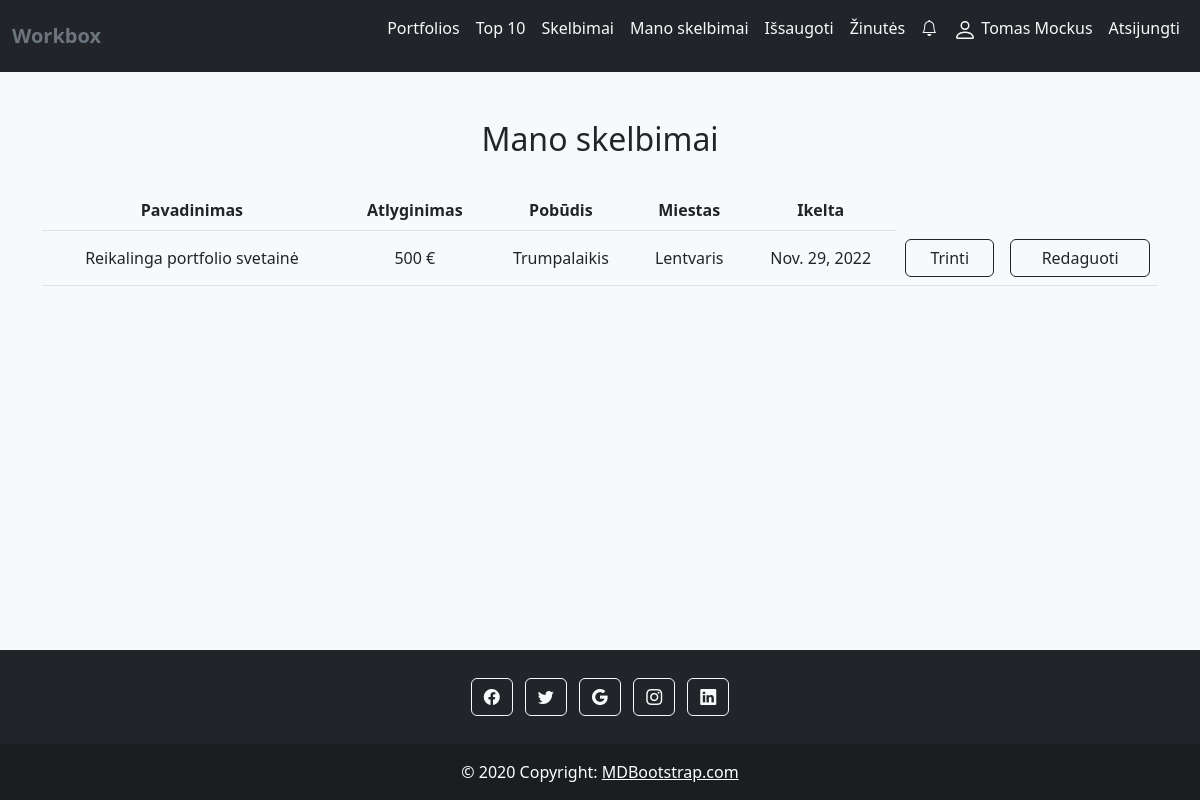
Page /manoskelbimai/6 (signed in) on the committed database.
### core/models.py (models this page shows, shortened)
class Profile(models.Model):
    user=models.OneToOneField(User, on_delete=models.CASCADE)
    name = models.CharField("Name",max_length=100,null=True, blank=True)
    surname = models.CharField("Surname",max_length=100,null=True, blank=True)
    forget_password_token = models.CharField(max_length=100, blank=True, null=True)
    about = models.TextField("About", max_length=1000, null=True, blank=True)
    profile_img = models.ImageField("Profile image",upload_to='profile_images', default='blank-profile-photo.jpeg')
    location = models.CharField("Location",max_length=100,null=True, blank=True)
    favorites_port = models.ManyToManyField("Portfolio", blank=True)
    favorites_skelb = models.ManyToManyField("Skelbimas", blank=True)

class Skelbimas(models.Model):
    logo = models.ImageField("Logo", default='no-image.png', upload_to='skelbimai', blank=True)
    name = models.CharField("Name",max_length=100, null=True,blank=True)
    about = models.CharField("About",max_length=1000,null=True, blank=True)
    upload_date = models.DateField("Upload date",null=True,auto_now=True)
    area = models.CharField("Area",max_length=100, null=True, blank=True)
    user_id = models.ForeignKey("Profile", on_delete=models.CASCADE)
    type = models.CharField("Type",max_length=100,null=True, blank=True)
    salary = models.IntegerField("Salary",null=True, blank=True)
    email = models.CharField("Email",max_length=100,null=True, blank=True)
    location = models.CharField("Location", max_length=100, null=True, blank=True)

### core/views.py (the view)
# urls.py: path('manoskelbimai/<str:pk>', views.manoskelbimai, name='manoskelbimai'),
@login_required(login_url="signin")
def manoskelbimai(request, pk):
    user_object = User.objects.get(id=pk)
    user_profile = Profile.objects.get(user=user_object)
    user_skelbimai = Skelbimas.objects.filter(user_id=user_profile.id)
    context = {
        'user_object': user_object,
        'user_profile': user_profile,
        'user_skelbimai': user_skelbimai,
    }
    return render(request, 'manoskelbimai.html', context)

### core/views.py (called while the page is built)
def inbox_notifications(request):
    directs_count = 0
    if request.user.is_authenticated:
        directs_count = Message.objects.filter(user=request.user, is_read=False).count()
    return {'directs_count': directs_count}

def count_notifications(request):
    count_notifications = 0
    if request.user.is_authenticated:
        count_notifications = Notification.objects.filter(user=request.user, is_seen=False).count()
    return {'count_notifications': count_notifications}

### templates/manoskelbimai.html (shortened to what this page needs)
{% extends 'base.html' %}
{% block content %}
{%load static%}
<div class="container my-5 text-center">
    <h2>Mano skelbimai</h2>
    <br>
    <table class="table table-hover">
        <tr>
            <th>Pavadinimas</th>
            <th>Atlyginimas</th>
            <th>Pobūdis</th>
            <th>Miestas</th>
            <th>Ikelta</th>
        </tr>
        {% for skelb in user_skelbimai.all%}
        <tr data-href="{% url 'skelbimas' skelb.id %}">
            <td>{{skelb.name}}</td>
            <td>{{skelb.salary}} €</td>
            <td>{{skelb.type}}</td>
            <td>{{skelb.location}}</td>
            <td>{{skelb.upload_date}}</td>
            <td>
                <a href="{% url 'delete_skelbimas' skelb.id %}">
                <button type="button" class="btn btn-outline-dark w-100" data-mdb-ripple-color="dark"
                        style="z-index: 1;">
                    Trinti
                </button></a>
            </td>
            <td><a href="{% url 'edit_skelbimas' skelb.id %}">
                <button type="button" class="btn btn-outline-dark w-100" data-mdb-ripple-color="dark"
                        style="z-index: 1;">
                    Redaguoti
                </button></a>
            </td>
        </tr>
        {%endfor%}
    </table>
    <br>
</div>
{% endblock %}

### templates/base.html (shortened to what this page needs)
<!DOCTYPE html>
{% load static %}
<html lang="en">
<head>
    <link href="https://cdn.jsdelivr.net/npm/bootstrap@5.2.2/dist/css/bootstrap.min.css" rel="stylesheet"
>
    <link rel="stylesheet" href="https://cdn.jsdelivr.net/npm/bootstrap-icons@1.9.1/font/bootstrap-icons.css">
</head>
<body class="bg-light d-flex flex-column min-vh-100">
<nav class="navbar navbar-expand-md bg-dark ">
    <div class="container-xxl ">
        <a href="{% url 'index'%}" class="navbar-brand">
            <span class="fw-bold text-secondary">Workbox</span>
        </a>
        <div class="collapse navbar-collapse justify-content-end align-center" id="main-nav">
            <ul class="navbar-nav ">
                <li class="nav-item">
                    <a class="nav-link text-light" href="{% url 'index' %}">Portfolios</a>
                </li>
                <li class="nav-item">
                    <a class="nav-link text-light" href="{% url 'top' %}">Top 10</a>
                </li>
                <li class="nav-item">
                    <a class="nav-link text-light" href="{% url 'skelbimai' %}">Skelbimai</a>
                </li>
                {% if user.is_authenticated %}
                <li class="nav-item"><a class="nav-link text-light" href="{% url 'manoskelbimai' user.id %}">Mano
                    skelbimai</a></li>
                <li class="nav-item"><a class="nav-link text-light" href="{% url 'issaugoti'%}">Išsaugoti
                    </a></li>
                <li class="nav-item"><a class="nav-link text-light" href="{% url 'inbox' %}" > Žinutės
                    </a></li>
                <li class="nav-item"><a class="nav-link text-light" href="{% url 'show-notifications' %}"><span><i class="bi bi-bell"></i></span>
                    </a></li>
                <li class="nav-item"><a class="nav-link text-light" href="{% url 'manoprofilis' user.id %}">
                    {{ user.profile.name }} {{ user.profile.surname }}</a></li>
                <li class="nav-item"><a class="nav-link text-light" href="{% url 'logout'%}?next=/">Atsijungti</a></li>
                {% else %}
                <li class="nav-item"><a class="nav-link text-light" href="{% url 'signin'%}?next={{request.path}}">Prisijungti</a>
                </li>
                <li class="nav-item"><a class="nav-link text-light" href="{% url 'signup'%}">Registruotis</a></li>
                {% endif %}
            </ul>
        </div>
    </div>
</nav>
{% block content %}{% endblock %}
<footer class="bg-dark text-center text-white mt-auto">
    <div class="container p-4 pb-0">
        <section class="mb-4">
            <a class="btn btn-outline-light btn-floating m-1" href="#!" role="button"
            ><i class="bi bi-facebook"></i
            ></a>
            <a class="btn btn-outline-light btn-floating m-1" href="#!" role="button"
            ><i class="bi bi-twitter"></i
            ></a>
            <a class="btn btn-outline-light btn-floating m-1" href="#!" role="button"
            ><i class="bi bi-google"></i
            ></a>
            <a class="btn btn-outline-light btn-floating m-1" href="#!" role="button"
            ><i class="bi bi-instagram"></i
            ></a>
            <a class="btn btn-outline-light btn-floating m-1" href="#!" role="button"
            ><i class="bi bi-linkedin"></i
            ></a>
        </section>
    </div>
    <div class="text-center p-3" style="background-color: rgba(0, 0, 0, 0.2);">
        © 2020 Copyright:
        <a class="text-white" href="https://mdbootstrap.com/">MDBootstrap.com</a>
    </div>
</footer>
</body>

### templates/manoskelbimai.html (style rules this page uses)
tr[data-href] { cursor: pointer; }
td { vertical-align: middle }

### rows in the picture
Skelbimas: name "Reikalinga portfolio svetainė", salary "500", type "Trumpalaikis", location "Lentvaris", upload_date "Nov. 29, 2022"

### other values in the picture
{{ user.profile.name }} "Tomas"
{{ user.profile.surname }} "Mockus"
